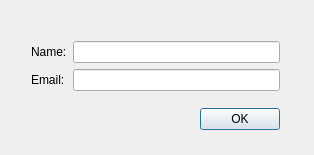
<?xml version="1.0" encoding="UTF-8"?>
<ui version="4.0">
 <class>QtGuiClass</class>
 <widget class="QDialog" name="QtGuiClass">
  <property name="geometry">
   <rect>
    <x>0</x>
    <y>0</y>
    <width>314</width>
    <height>155</height>
   </rect>
  </property>
  <property name="windowTitle">
   <string>AddEmail</string>
  </property>
  <widget class="QWidget" name="layoutWidget">
   <property name="geometry">
    <rect>
     <x>20</x>
     <y>30</y>
     <width>271</width>
     <height>111</height>
    </rect>
   </property>
   <layout class="QVBoxLayout" name="verticalLayout">
    <item>
     <layout class="QGridLayout" name="gridLayout">
      <item row="0" column="0">
       <widget class="QLabel" name="NameLabel">
        <property name="text">
         <string>Name:</string>
        </property>
       </widget>
      </item>
      <item row="0" column="1">
       <widget class="QLineEdit" name="NameEdit"/>
      </item>
      <item row="1" column="1">
       <widget class="QLineEdit" name="EmailEdit"/>
      </item>
      <item row="1" column="0">
       <widget class="QLabel" name="EmailLabel">
        <property name="text">
         <string>Email:</string>
        </property>
       </widget>
      </item>
     </layout>
    </item>
    <item>
     <spacer name="verticalSpacer">
      <property name="orientation">
       <enum>Qt::Vertical</enum>
      </property>
      <property name="sizeHint" stdset="0">
       <size>
        <width>20</width>
        <height>28</height>
       </size>
      </property>
     </spacer>
    </item>
    <item>
     <layout class="QHBoxLayout" name="horizontalLayout">
      <item>
       <spacer name="horizontalSpacer">
        <property name="orientation">
         <enum>Qt::Horizontal</enum>
        </property>
        <property name="sizeHint" stdset="0">
         <size>
          <width>158</width>
          <height>20</height>
         </size>
        </property>
       </spacer>
      </item>
      <item>
       <widget class="QPushButton" name="okButton">
        <property name="text">
         <string>OK</string>
        </property>
       </widget>
      </item>
     </layout>
    </item>
   </layout>
  </widget>
 </widget>
 <layoutdefault spacing="6" margin="11"/>
 <resources/>
 <connections>
  <connection>
   <sender>okButton</sender>
   <signal>clicked()</signal>
   <receiver>QtGuiClass</receiver>
   <slot>accept()</slot>
   <hints>
    <hint type="sourcelabel">
     <x>266</x>
     <y>121</y>
    </hint>
    <hint type="destinationlabel">
     <x>249</x>
     <y>311</y>
    </hint>
   </hints>
  </connection>
 </connections>
</ui>
